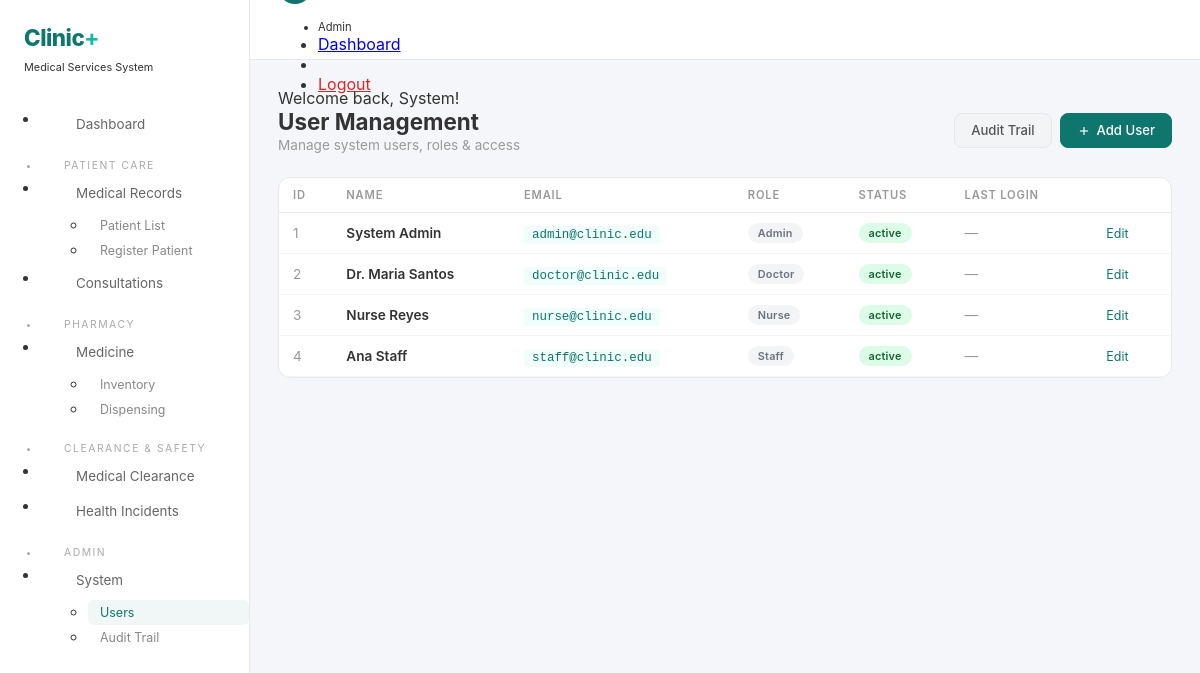
/modules/user_management/index.php (signed in), run on the app's committed database.
### tables this page shows
CREATE TABLE `users` (
  `user_id` int(11) NOT NULL AUTO_INCREMENT,
  `first_name` varchar(100) NOT NULL,
  `last_name` varchar(100) NOT NULL,
  `email` varchar(150) NOT NULL,
  `password_hash` varchar(255) NOT NULL,
  `role_id` int(11) NOT NULL,
  `status` enum('active','inactive','locked') DEFAULT 'active',
  `last_login` datetime DEFAULT NULL,
  `created_at` timestamp NOT NULL DEFAULT current_timestamp(),
  `updated_at` timestamp NOT NULL DEFAULT current_timestamp() ON UPDATE current_timestamp(),
  PRIMARY KEY (`user_id`),
  UNIQUE KEY `email` (`email`),
  KEY `fk_user_role` (`role_id`),
  CONSTRAINT `fk_user_role` FOREIGN KEY (`role_id`) REFERENCES `roles` (`role_id`)
);

CREATE TABLE `roles` (
  `role_id` int(11) NOT NULL AUTO_INCREMENT,
  `role_name` varchar(50) NOT NULL,
  `description` varchar(255) DEFAULT NULL,
  PRIMARY KEY (`role_id`),
  UNIQUE KEY `role_name` (`role_name`)
);

### modules/user_management/index.php (the view, shortened to what this page needs)
<?php
require_once __DIR__.'/../../includes/helpers.php';
$db=Database::getConnection();
$users=$db->query("SELECT u.*,r.role_name FROM users u JOIN roles r ON u.role_id=r.role_id ORDER BY u.user_id")->fetchAll(PDO::FETCH_ASSOC);
$showCreate=($_GET['action']??'')==='create';
$showEdit=isset($_GET['edit']);
$editUser=null;
$pageTitle='User Management';include __DIR__.'/../../includes/layout_top.php';
?>
<div class="page-hd">
<div><h3>User Management</h3><p>Manage system users, roles &amp; access</p></div>
<div class="flex gap-8">
<a href="<?=get_module_path('user_management')?>/audit.php" class="btn btn-s">Audit Trail</a>
<a href="?action=create" class="btn btn-p"><svg width="14" height="14" viewBox="0 0 24 24" fill="none" stroke="currentColor" stroke-width="2"><line x1="12" y1="5" x2="12" y2="19"/><line x1="5" y1="12" x2="19" y2="12"/></svg> Add User</a>
</div>
</div>
<?php if($showCreate||($showEdit&&$editUser)):$u=$editUser;$isEdit=(bool)$u;?>
<?php else:?>
<div class="card"><div class="card-bd np"><div class="overflow-x">
<table class="tbl"><thead><tr><th>ID</th><th>Name</th><th>Email</th><th>Role</th><th>Status</th><th>Last Login</th><th></th></tr></thead><tbody>
<?php foreach($users as $u):?><tr>
<td class="text-muted"><?=$u['user_id']?></td>
<td class="text-bold"><?=sanitize_output($u['first_name'].' '.$u['last_name'])?></td>
<td class="text-sm"><code><?=sanitize_output($u['email'])?></code></td>
<td><?=get_status_badge($u['role_name'])?></td>
<td><span class="bd bd-<?=$u['status']==='active'?'success':($u['status']==='locked'?'danger':'secondary')?>"><?=sanitize_output($u['status'])?></span></td>
<td class="text-xs text-muted"><?=format_date($u['last_login'],'M d, Y h:i A')?></td>
<td><a href="?edit=<?=$u['user_id']?>" class="btn-txt" style="font-size:.78rem">Edit</a></td>
</tr><?php endforeach;?>
</tbody></table>
</div></div></div>
<?php endif;?>
<?php include __DIR__.'/../../includes/layout_bottom.php';?>

### includes/helpers.php (shortened to what this page needs)
<?php
function sanitize_output(string $d): string { return htmlspecialchars($d, ENT_QUOTES, 'UTF-8'); }
function base_url(): string { $p=(!empty($_SERVER['HTTPS'])&&$_SERVER['HTTPS']!=='off')?'https':'http'; return "{$p}://".($_SERVER['HTTP_HOST']??'localhost')."/clinic"; }
function get_module_path(string $m): string { return base_url()."/modules/{$m}"; }
function format_date(?string $d, string $f='M d, Y'): string { if(!$d)return "\xe2\x80\x94"; $t=strtotime($d); return $t?date($f,$t):''; }
function get_status_badge(string $s): string {
    $m=['Active'=>'success','Inactive'=>'secondary','Graduated'=>'info','Pending'=>'warning','Cleared'=>'success','Not Cleared'=>'danger','Conditional'=>'warning',
        'Open'=>'danger','Under Review'=>'warning','Resolved'=>'success','Closed'=>'secondary',
        'Ongoing'=>'info','Completed'=>'success','Follow-up'=>'warning','Referred'=>'primary',
        'Available'=>'success','Low Stock'=>'warning','Out of Stock'=>'danger','Expired'=>'dark',
        'Minor'=>'info','Moderate'=>'warning','Severe'=>'danger','Critical'=>'dark',
        'Physical Exam'=>'primary','Lab Result'=>'info','Vaccination'=>'success','Dental'=>'warning','Vision'=>'info','Xray'=>'secondary','Medical History'=>'dark','Other'=>'secondary',
        'Injury'=>'danger','Illness'=>'warning','Allergic Reaction'=>'danger','Fainting'=>'warning','Seizure'=>'danger','Mental Health'=>'info','Accident'=>'danger',
        'Analgesic'=>'primary','Antibiotic'=>'danger','Antiviral'=>'warning','Antiseptic'=>'info','Vitamins'=>'success','First Aid'=>'primary','Antacid'=>'secondary','Antihistamine'=>'warning','Antifungal'=>'info',
        'Tablet'=>'primary','Capsule'=>'info','Syrup'=>'warning','Cream'=>'secondary','Ointment'=>'secondary',
        'Enrollment'=>'primary','OJT'=>'info','Sports'=>'success','Graduation'=>'dark','Employment'=>'warning','Field Trip'=>'info',
        'Archived'=>'secondary','Draft'=>'secondary','Male'=>'primary','Female'=>'info','Unknown'=>'secondary',
        'A+'=>'danger','A-'=>'danger','B+'=>'info','B-'=>'info','AB+'=>'warning','AB-'=>'warning','O+'=>'success','O-'=>'success'];
    $c=$m[$s]??'secondary';
    return '<span class="bd bd-'.$c.'">'.sanitize_output($s).'</span>';
}

### includes/layout_top.php (style rules this page uses)
:root { --c1:#0f766e;--c2:#14b8a6;--bg:#f4f6f9;--card:#fff;--border:#e8e8e8 }
* { box-sizing:border-box }
body { background:var(--bg);font-family:-apple-system,BlinkMacSystemFont,'Segoe UI',Roboto,sans-serif;margin:0;color:#333 }
.bd { display:inline-block;padding:3px 10px;border-radius:20px;font-size:.68rem;font-weight:600;letter-spacing:.2px;white-space:nowrap }
.bd-success { background:#dcfce7;color:#166534 }
.bd-secondary { background:#f3f4f6;color:#6b7280 }
code { background:#f0fdfa;padding:2px 8px;border-radius:4px;font-size:.78rem;color:var(--c1) }
.page-hd { display:flex;align-items:center;justify-content:space-between;flex-wrap:wrap;gap:12px;margin-bottom:24px }
.page-hd h3 { font-weight:700;font-size:1.4rem;margin:0 }
.page-hd p { color:#999;font-size:.85rem;margin:2px 0 0 }
.card { background:var(--card);border:1px solid var(--border);border-radius:12px;overflow:hidden;margin-bottom:16px }
.card-bd { padding:24px }
.card-bd.np { padding:0 }
.tbl { width:100%;border-collapse:collapse }
.tbl th { font-size:.7rem;text-transform:uppercase;letter-spacing:.8px;color:#999;font-weight:600;padding:10px 14px;border-bottom:1px solid var(--border);text-align:left;white-space:nowrap }
.tbl td { padding:10px 14px;border-bottom:1px solid #f5f5f5;font-size:.85rem;vertical-align:middle }
.btn { display:inline-flex;align-items:center;gap:6px;padding:7px 16px;border-radius:8px;font-size:.82rem;font-weight:500;border:1px solid var(--border);background:#fff;color:#555;cursor:pointer;transition:.15s;text-decoration:none;line-height:1.4 }
.btn-p { background:var(--c1);color:#fff;border-color:var(--c1) }
.btn-s { background:#f3f4f6;color:#555;border-color:#e5e7eb }
.btn-txt { background:none;border:none;color:var(--c1);padding:4px 8px;font-size:.78rem;cursor:pointer;text-decoration:none }
.text-bold { font-weight:600 }
.text-muted { color:#999 }
.text-sm { font-size:.82rem }
.text-xs { font-size:.72rem }
.flex { display:flex }
.gap-8 { gap:8px }
.overflow-x { overflow-x:auto }

### data on the page
users: user_id "1", sanitize_output($u['first_name'].' '.$u['last_name']) "System Admin", email "admin@clinic.edu", role.role_name "Admin", status "active", last_login "—"
users: user_id "2", sanitize_output($u['first_name'].' '.$u['last_name']) "Dr. Maria Santos", email "doctor@clinic.edu", role.role_name "Doctor", status "active", last_login "—"
users: user_id "3", sanitize_output($u['first_name'].' '.$u['last_name']) "Nurse Reyes", email "nurse@clinic.edu", role.role_name "Nurse", status "active", last_login "—"
users: user_id "4", sanitize_output($u['first_name'].' '.$u['last_name']) "Ana Staff", email "staff@clinic.edu", role.role_name "Staff", status "active", last_login "—"

### other printed values
Auth::getUserRole() "Admin"
sanitize_output($__msg) "Welcome back, System!"
